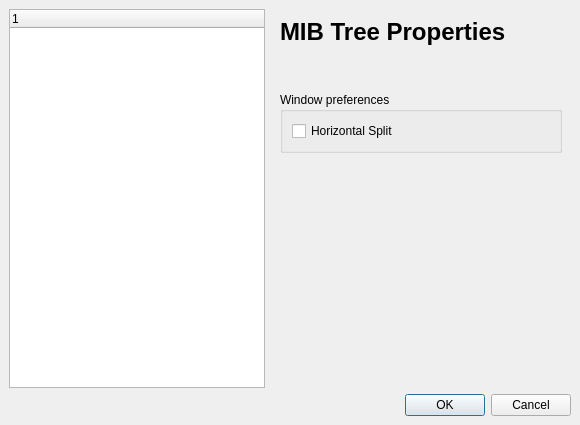
<ui version="4.0" >
 <class>Preferences</class>
 <widget class="QDialog" name="Preferences" >
  <property name="geometry" >
   <rect>
    <x>0</x>
    <y>0</y>
    <width>580</width>
    <height>425</height>
   </rect>
  </property>
  <property name="sizePolicy" >
   <sizepolicy>
    <hsizetype>0</hsizetype>
    <vsizetype>0</vsizetype>
    <horstretch>0</horstretch>
    <verstretch>0</verstretch>
   </sizepolicy>
  </property>
  <property name="windowTitle" >
   <string>Preferences</string>
  </property>
  <property name="windowIcon" >
   <iconset>images/snmpb.png</iconset>
  </property>
  <layout class="QGridLayout" >
   <property name="margin" >
    <number>9</number>
   </property>
   <property name="spacing" >
    <number>6</number>
   </property>
   <item row="0" column="0" >
    <widget class="QTreeWidget" name="PreferencesTree" >
     <property name="sizePolicy" >
      <sizepolicy>
       <hsizetype>5</hsizetype>
       <vsizetype>5</vsizetype>
       <horstretch>0</horstretch>
       <verstretch>0</verstretch>
      </sizepolicy>
     </property>
    </widget>
   </item>
   <item row="0" column="1" >
    <widget class="QStackedWidget" name="PreferencesProps" >
     <property name="currentIndex" >
      <number>0</number>
     </property>
     <widget class="QWidget" name="MIBTreeProps" >
      <layout class="QGridLayout" >
       <property name="margin" >
        <number>9</number>
       </property>
       <property name="spacing" >
        <number>6</number>
       </property>
       <item row="2" column="0" >
        <widget class="QGroupBox" name="WindowPrefs" >
         <property name="title" >
          <string>Window preferences</string>
         </property>
         <layout class="QGridLayout" >
          <property name="margin" >
           <number>9</number>
          </property>
          <property name="spacing" >
           <number>6</number>
          </property>
          <item row="0" column="0" >
           <widget class="QCheckBox" name="HorizontalSplit" >
            <property name="text" >
             <string>Horizontal Split</string>
            </property>
           </widget>
          </item>
         </layout>
        </widget>
       </item>
       <item row="3" column="0" >
        <spacer>
         <property name="orientation" >
          <enum>Qt::Vertical</enum>
         </property>
         <property name="sizeHint" >
          <size>
           <width>20</width>
           <height>81</height>
          </size>
         </property>
        </spacer>
       </item>
       <item row="0" column="0" >
        <widget class="QLabel" name="MIBTreePropsL" >
         <property name="text" >
          <string>&lt;html>&lt;head>&lt;meta name="qrichtext" content="1" />&lt;style type="text/css">
p, li { white-space: pre-wrap; }
&lt;/style>&lt;/head>&lt;body style=" font-family:'Sans Serif'; font-size:12pt; font-weight:400; font-style:normal; text-decoration:none;">
&lt;p style=" margin-top:0px; margin-bottom:0px; margin-left:0px; margin-right:0px; -qt-block-indent:0; text-indent:0px;">&lt;span style=" font-size:18pt; font-weight:600;">MIB Tree Properties&lt;/span>&lt;/p>&lt;/body>&lt;/html></string>
         </property>
        </widget>
       </item>
       <item row="1" column="0" >
        <spacer>
         <property name="orientation" >
          <enum>Qt::Vertical</enum>
         </property>
         <property name="sizeType" >
          <enum>QSizePolicy::Fixed</enum>
         </property>
         <property name="sizeHint" >
          <size>
           <width>20</width>
           <height>40</height>
          </size>
         </property>
        </spacer>
       </item>
      </layout>
     </widget>
     <widget class="QWidget" name="ModulesProps" >
      <layout class="QGridLayout" >
       <property name="margin" >
        <number>9</number>
       </property>
       <property name="spacing" >
        <number>6</number>
       </property>
       <item row="2" column="0" colspan="3" >
        <widget class="QListWidget" name="ModulePaths" >
         <property name="dragDropMode" >
          <enum>QAbstractItemView::InternalMove</enum>
         </property>
         <property name="selectionMode" >
          <enum>QAbstractItemView::ExtendedSelection</enum>
         </property>
        </widget>
       </item>
       <item row="3" column="0" >
        <widget class="QPushButton" name="ModulePathsReset" >
         <property name="text" >
          <string>Reset to defaults</string>
         </property>
        </widget>
       </item>
       <item row="1" column="0" colspan="3" >
        <widget class="QLabel" name="ModulePathsL" >
         <property name="text" >
          <string>MIB Module Search Paths</string>
         </property>
        </widget>
       </item>
       <item row="0" column="0" colspan="3" >
        <widget class="QLabel" name="ModulesPropsL" >
         <property name="text" >
          <string>&lt;html>&lt;head>&lt;meta name="qrichtext" content="1" />&lt;style type="text/css">
p, li { white-space: pre-wrap; }
&lt;/style>&lt;/head>&lt;body style=" font-family:'Sans Serif'; font-size:12pt; font-weight:400; font-style:normal; text-decoration:none;">
&lt;p style=" margin-top:0px; margin-bottom:0px; margin-left:0px; margin-right:0px; -qt-block-indent:0; text-indent:0px;">&lt;span style=" font-size:18pt; font-weight:600;">Modules Properties&lt;/span>&lt;/p>&lt;/body>&lt;/html></string>
         </property>
        </widget>
       </item>
       <item row="3" column="2" >
        <widget class="QPushButton" name="ModulePathsDelete" >
         <property name="text" >
          <string>Delete</string>
         </property>
        </widget>
       </item>
       <item row="3" column="1" >
        <widget class="QPushButton" name="ModulePathsAdd" >
         <property name="text" >
          <string>Add</string>
         </property>
        </widget>
       </item>
      </layout>
     </widget>
     <widget class="QWidget" name="TrapProps" >
      <layout class="QGridLayout" >
       <property name="margin" >
        <number>9</number>
       </property>
       <property name="spacing" >
        <number>6</number>
       </property>
       <item row="3" column="0" >
        <spacer>
         <property name="orientation" >
          <enum>Qt::Vertical</enum>
         </property>
         <property name="sizeHint" >
          <size>
           <width>20</width>
           <height>111</height>
          </size>
         </property>
        </spacer>
       </item>
       <item row="2" column="0" >
        <widget class="QGroupBox" name="BindingTrapPort" >
         <property name="title" >
          <string>Binding Trap Port</string>
         </property>
         <layout class="QGridLayout" >
          <property name="margin" >
           <number>9</number>
          </property>
          <property name="spacing" >
           <number>6</number>
          </property>
          <item row="0" column="1" >
           <widget class="QSpinBox" name="TrapPort" >
            <property name="maximum" >
             <number>65535</number>
            </property>
            <property name="minimum" >
             <number>1</number>
            </property>
            <property name="value" >
             <number>1</number>
            </property>
           </widget>
          </item>
          <item row="0" column="0" >
           <widget class="QLabel" name="TrapPortL" >
            <property name="text" >
             <string>Port number</string>
            </property>
           </widget>
          </item>
         </layout>
        </widget>
       </item>
       <item row="0" column="0" >
        <widget class="QLabel" name="TrapsPropsL" >
         <property name="text" >
          <string>&lt;html>&lt;head>&lt;meta name="qrichtext" content="1" />&lt;style type="text/css">
p, li { white-space: pre-wrap; }
&lt;/style>&lt;/head>&lt;body style=" font-family:'Sans Serif'; font-size:12pt; font-weight:400; font-style:normal; text-decoration:none;">
&lt;p style=" margin-top:0px; margin-bottom:0px; margin-left:0px; margin-right:0px; -qt-block-indent:0; text-indent:0px;">&lt;span style=" font-size:18pt; font-weight:600;">Traps Properties&lt;/span>&lt;/p>&lt;/body>&lt;/html></string>
         </property>
        </widget>
       </item>
       <item row="1" column="0" >
        <spacer>
         <property name="orientation" >
          <enum>Qt::Vertical</enum>
         </property>
         <property name="sizeType" >
          <enum>QSizePolicy::Fixed</enum>
         </property>
         <property name="sizeHint" >
          <size>
           <width>20</width>
           <height>40</height>
          </size>
         </property>
        </spacer>
       </item>
      </layout>
     </widget>
    </widget>
   </item>
   <item row="1" column="0" colspan="2" >
    <widget class="QDialogButtonBox" name="OKCancelBox" >
     <property name="orientation" >
      <enum>Qt::Horizontal</enum>
     </property>
     <property name="standardButtons" >
      <set>QDialogButtonBox::Cancel|QDialogButtonBox::NoButton|QDialogButtonBox::Ok</set>
     </property>
    </widget>
   </item>
  </layout>
 </widget>
 <resources/>
 <connections>
  <connection>
   <sender>OKCancelBox</sender>
   <signal>accepted()</signal>
   <receiver>Preferences</receiver>
   <slot>accept()</slot>
   <hints>
    <hint type="sourcelabel" >
     <x>258</x>
     <y>499</y>
    </hint>
    <hint type="destinationlabel" >
     <x>157</x>
     <y>274</y>
    </hint>
   </hints>
  </connection>
  <connection>
   <sender>OKCancelBox</sender>
   <signal>rejected()</signal>
   <receiver>Preferences</receiver>
   <slot>reject()</slot>
   <hints>
    <hint type="sourcelabel" >
     <x>326</x>
     <y>499</y>
    </hint>
    <hint type="destinationlabel" >
     <x>286</x>
     <y>274</y>
    </hint>
   </hints>
  </connection>
 </connections>
</ui>
